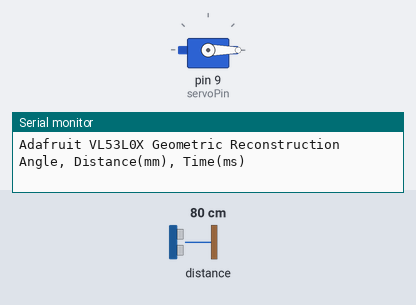
The sketch below on a simulated Arduino Uno, built with avr-gcc and run on an emulated ATmega328P. Parts: servo, the last lines printed to the serial monitor. The test bench sets the inputs (shaded band); at power-on: distance to the obstacle 80 cm.

Above: at 0.11 s.
At 1.2 s:
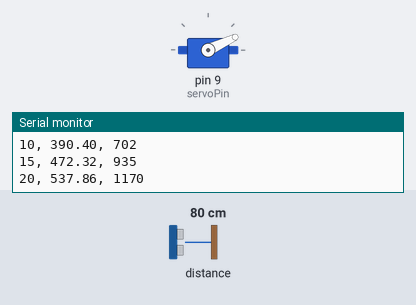
1.3 s: distance to the obstacle set to 250 cm
At 9.3 s:
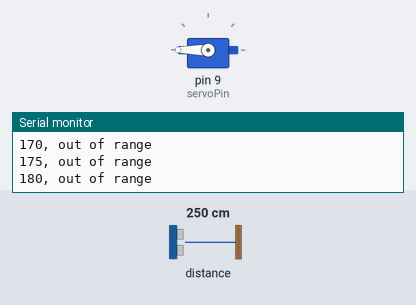
Timing chart, 0 to 16.3 s (numbered marks = the images above; inputs shaded):
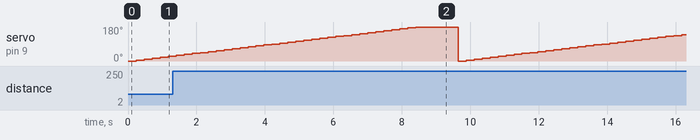

The sketch:

Reconstruccion.ino
```cpp
#include "Adafruit_VL53L0X.h" // Librería para el sensor VL53L0X
#include <Servo.h> // Librería para controlar el servo motor

Adafruit_VL53L0X lox = Adafruit_VL53L0X(); // Crear un objeto para el sensor VL53L0X
Servo servo; // Crear un objeto para el servo motor

float ema_distance = 0;  // Valor inicial del filtro EMA (Exponential Moving Average)
const float alpha = 0.2; // Factor de suavizado (0 < alpha <= 1). Un valor más bajo suaviza más.
const int servoPin = 9; // Pin donde está conectado el servo motor
const int angleStep = 5; // Paso del ángulo en grados para el escaneo

void setup() {
  Serial.begin(115200); // Iniciar la comunicación serial a 115200 baudios
  while (!Serial) {
    delay(1); // Esperar a que se inicialice el puerto serial (solo para placas con USB nativo)
  }
  Serial.println("Adafruit VL53L0X Geometric Reconstruction"); // Mensaje de inicio

  if (!lox.begin()) { // Inicializar el sensor VL53L0X
    Serial.println(F("Failed to boot VL53L0X")); // Mensaje de error si no se inicializa
    while (1); // Detener el programa si el sensor no se inicializa
  }

  servo.attach(servoPin); // Conectar el servo motor al pin definido
  Serial.println(F("Angle, Distance(mm), Time(ms)")); // Encabezado para los datos
}

void loop() {
  // Escaneo desde 0° hasta 180° en pasos de "angleStep" grados
  for (int angle = 0; angle <= 180; angle += angleStep) {
    servo.write(angle); // Mover el servo al ángulo actual
    delay(200); // Esperar 200 ms para que el servo se estabilice

    VL53L0X_RangingMeasurementData_t measure; // Estructura para almacenar la medición
    lox.rangingTest(&measure, false); // Realizar una medición de distancia

    if (measure.RangeStatus != 4) { // Si la medición es válida (4 indica error)
      float raw_distance = measure.RangeMilliMeter; // Obtener la distancia en milímetros

      // Aplicar el filtro EMA (Exponential Moving Average)
      ema_distance = (alpha * raw_distance) + ((1 - alpha) * ema_distance);

      // Imprimir los datos en el formato: Ángulo, Distancia, Tiempo
      Serial.print(angle);
      Serial.print(", ");
      Serial.print(ema_distance);
      Serial.print(", ");
      Serial.println(millis()); // Tiempo actual en milisegundos
    } else {
      // Si la medición está fuera de rango, imprimir el ángulo y un mensaje
      Serial.print(angle);
      Serial.println(", out of range");
    }
  }

  delay(1000); // Esperar 1 segundo antes de repetir el escaneo
}
```
